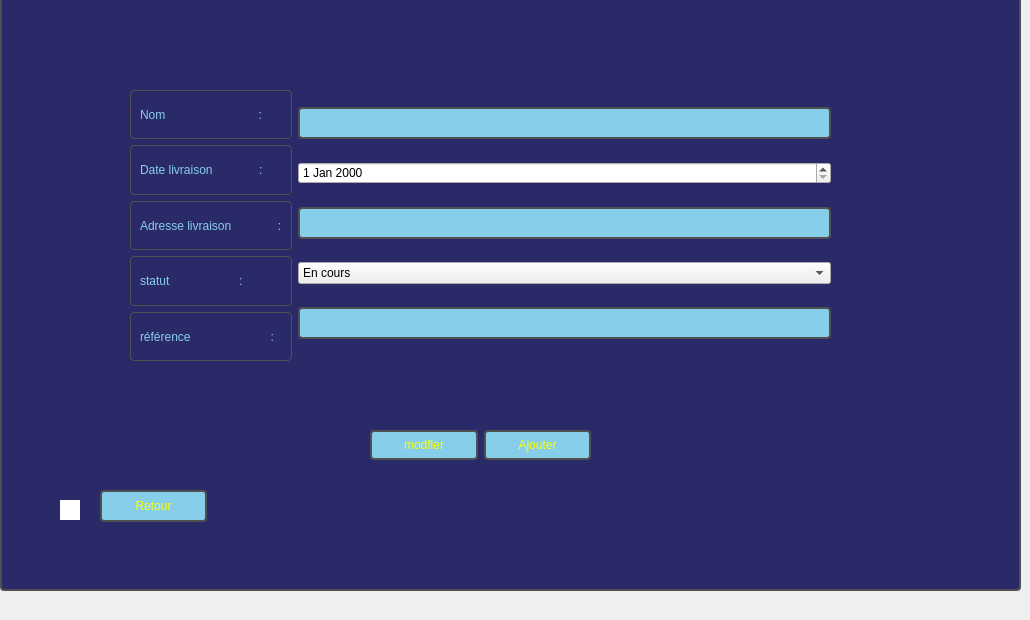
      <widget class="QWidget" name="Ajouter_3">
       <property name="accessibleName">
        <string/>
       </property>
       <attribute name="title">
        <string>Ajouter et modifier</string>
       </attribute>
       <widget class="QGroupBox" name="groupBox_Ajouter_3">
        <property name="geometry">
         <rect>
          <x>0</x>
          <y>-20</y>
          <width>1021</width>
          <height>611</height>
         </rect>
        </property>
        <property name="styleSheet">
         <string notr="true">QGroupBox {
    border: 2px solid rgb(80, 80, 80); /* Dark grey: R: 80, G: 80, B: 80 */
    border-radius: 4px;
    margin-top: 10px; /* Adjust margin as needed */
    background-color: #2a2a69; /* Darker shade of blue for background */
}

/* Title color */
QGroupBox::title {
    subcontrol-origin: margin;
    padding: 0 3px;
    color: #87CEEB; /* Light blue: R: 135, G: 206, B: 235 */
}

/* Hover effect */
QGroupBox:hover {
    border: 2px solid #abdbe3; /* Change border color on hover */
}

/* Disabled state */
QGroupBox:disabled {
    border: 2px solid #a9a9a9; /* Dark grey border for disabled state */
}

/* Disabled title color */
QGroupBox:disabled::title {
    color: #d3d3d3; /* Light grey for disabled title */
}
</string>
        </property>
        <property name="title">
         <string>Ajouter un employé</string>
        </property>
        <widget class="QWidget" name="layoutWidget_9">
         <property name="geometry">
          <rect>
           <x>130</x>
           <y>110</y>
           <width>701</width>
           <height>271</height>
          </rect>
         </property>
         <layout class="QHBoxLayout" name="horizontalLayout_9">
          <item>
           <layout class="QVBoxLayout" name="verticalLayout_5">
            <item>
             <widget class="QLabel" name="label_prenom_9">
              <property name="styleSheet">
               <string notr="true">QLabel {
    color: #87CEEB; /* Light blue: R: 135, G: 206, B: 235 */
    border: 1px solid rgb(80, 80, 80); /* Dark grey: R: 80, G: 80, B: 80 */
    padding: 6px; /* Adjust padding as needed */
    border-radius: 4px;
    background-color: #2a2a69; /* Darker shade of blue for background */
}

/* Hover effect */
QLabel:hover {
    background-color: #1a1a49; /* Dark blue on hover */
}

/* Disabled state */
QLabel:disabled {
    color: #d3d3d3; /* Light grey for disabled state */
    border: 1px solid #a9a9a9; /* Dark grey border for disabled state */
    background-color: transparent; /* Transparent background for disabled state */
}
</string>
              </property>
              <property name="text">
               <string>Nom                            :</string>
              </property>
             </widget>
            </item>
            <item>
             <widget class="QLabel" name="label_prenom_12">
              <property name="styleSheet">
               <string notr="true">QLabel {
    color: #87CEEB; /* Light blue: R: 135, G: 206, B: 235 */
    border: 1px solid rgb(80, 80, 80); /* Dark grey: R: 80, G: 80, B: 80 */
    padding: 6px; /* Adjust padding as needed */
    border-radius: 4px;
    background-color: #2a2a69; /* Darker shade of blue for background */
}

/* Hover effect */
QLabel:hover {
    background-color: #1a1a49; /* Dark blue on hover */
}

/* Disabled state */
QLabel:disabled {
    color: #d3d3d3; /* Light grey for disabled state */
    border: 1px solid #a9a9a9; /* Dark grey border for disabled state */
    background-color: transparent; /* Transparent background for disabled state */
}
</string>
              </property>
              <property name="text">
               <string>Date livraison              :</string>
              </property>
             </widget>
            </item>
            <item>
             <widget class="QLabel" name="label_prenom_10">
              <property name="styleSheet">
               <string notr="true">QLabel {
    color: #87CEEB; /* Light blue: R: 135, G: 206, B: 235 */
    border: 1px solid rgb(80, 80, 80); /* Dark grey: R: 80, G: 80, B: 80 */
    padding: 6px; /* Adjust padding as needed */
    border-radius: 4px;
    background-color: #2a2a69; /* Darker shade of blue for background */
}

/* Hover effect */
QLabel:hover {
    background-color: #1a1a49; /* Dark blue on hover */
}

/* Disabled state */
QLabel:disabled {
    color: #d3d3d3; /* Light grey for disabled state */
    border: 1px solid #a9a9a9; /* Dark grey border for disabled state */
    background-color: transparent; /* Transparent background for disabled state */
}
</string>
              </property>
              <property name="text">
               <string>Adresse livraison              :</string>
              </property>
             </widget>
            </item>
            <item>
             <widget class="QLabel" name="label_prenom_11">
              <property name="styleSheet">
               <string notr="true">QLabel {
    color: #87CEEB; /* Light blue: R: 135, G: 206, B: 235 */
    border: 1px solid rgb(80, 80, 80); /* Dark grey: R: 80, G: 80, B: 80 */
    padding: 6px; /* Adjust padding as needed */
    border-radius: 4px;
    background-color: #2a2a69; /* Darker shade of blue for background */
}

/* Hover effect */
QLabel:hover {
    background-color: #1a1a49; /* Dark blue on hover */
}

/* Disabled state */
QLabel:disabled {
    color: #d3d3d3; /* Light grey for disabled state */
    border: 1px solid #a9a9a9; /* Dark grey border for disabled state */
    background-color: transparent; /* Transparent background for disabled state */
}
</string>
              </property>
              <property name="text">
               <string>statut                     :</string>
              </property>
             </widget>
            </item>
            <item>
             <widget class="QLabel" name="label_addresse_5">
              <property name="styleSheet">
               <string notr="true">QLabel {
    color: #87CEEB; /* Light blue: R: 135, G: 206, B: 235 */
    border: 1px solid rgb(80, 80, 80); /* Dark grey: R: 80, G: 80, B: 80 */
    padding: 6px; /* Adjust padding as needed */
    border-radius: 4px;
    background-color: #2a2a69; /* Darker shade of blue for background */
}

/* Hover effect */
QLabel:hover {
    background-color: #1a1a49; /* Dark blue on hover */
}

/* Disabled state */
QLabel:disabled {
    color: #d3d3d3; /* Light grey for disabled state */
    border: 1px solid #a9a9a9; /* Dark grey border for disabled state */
    background-color: transparent; /* Transparent background for disabled state */
}
</string>
              </property>
              <property name="text">
               <string>référence                        :</string>
              </property>
             </widget>
            </item>
           </layout>
          </item>
          <item>
           <layout class="QVBoxLayout" name="verticalLayout_6">
            <item>
             <widget class="QLineEdit" name="nomcom">
              <property name="styleSheet">
               <string notr="true">QLineEdit {
    background-color: #87CEEB; /* Light blue: R: 135, G: 206, B: 235 */
    border: 2px solid rgb(80, 80, 80); /* Dark grey: R: 80, G: 80, B: 80 */
    color: rgb(255, 255, 0);
    padding: 6px; /* Adjust padding as needed */
    border-radius: 4px;
}

/* Placeholder text color */
QLineEdit::placeholder {
    color: rgba(255, 255, 255, 0.7);
}

/* Border and background color on focus */
QLineEdit:focus {
    border: 2px solid #abdbe3; /* Change color on focus */
    background-color: #2a2a69; /* Change background color on focus */
}
</string>
              </property>
             </widget>
            </item>
            <item>
             <widget class="QDateEdit" name="dateEdit"/>
            </item>
            <item>
             <widget class="QLineEdit" name="adresse_liv">
              <property name="styleSheet">
               <string notr="true">QLineEdit {
    background-color: #87CEEB; /* Light blue: R: 135, G: 206, B: 235 */
    border: 2px solid rgb(80, 80, 80); /* Dark grey: R: 80, G: 80, B: 80 */
    color: rgb(255, 255, 0);
    padding: 6px; /* Adjust padding as needed */
    border-radius: 4px;
}

/* Placeholder text color */
QLineEdit::placeholder {
    color: rgba(255, 255, 255, 0.7);
}

/* Border and background color on focus */
QLineEdit:focus {
    border: 2px solid #abdbe3; /* Change color on focus */
    background-color: #2a2a69; /* Change background color on focus */
}
</string>
              </property>
             </widget>
            </item>
            <item>
             <widget class="QComboBox" name="statut">
              <item>
               <property name="text">
                <string>En cours</string>
               </property>
              </item>
              <item>
               <property name="text">
                <string>Annulee</string>
               </property>
              </item>
              <item>
               <property name="text">
                <string>En attente</string>
               </property>
              </item>
              <item>
               <property name="text">
                <string>Livree</string>
               </property>
              </item>
             </widget>
            </item>
            <item>
             <widget class="QLineEdit" name="reference">
              <property name="styleSheet">
               <string notr="true">QLineEdit {
    background-color: #87CEEB; /* Light blue: R: 135, G: 206, B: 235 */
    border: 2px solid rgb(80, 80, 80); /* Dark grey: R: 80, G: 80, B: 80 */
    color: rgb(255, 255, 0);
    padding: 6px; /* Adjust padding as needed */
    border-radius: 4px;
}

/* Placeholder text color */
QLineEdit::placeholder {
    color: rgba(255, 255, 255, 0.7);
}

/* Border and background color on focus */
QLineEdit:focus {
    border: 2px solid #abdbe3; /* Change color on focus */
    background-color: #2a2a69; /* Change background color on focus */
}
</string>
              </property>
             </widget>
            </item>
           </layout>
          </item>
         </layout>
        </widget>
        <widget class="QWidget" name="layoutWidget_10">
         <property name="geometry">
          <rect>
           <x>370</x>
           <y>440</y>
           <width>221</width>
           <height>51</height>
          </rect>
         </property>
         <layout class="QHBoxLayout" name="horizontalLayout_10">
          <item>
           <widget class="QPushButton" name="modifier_6">
            <property name="styleSheet">
             <string notr="true">QPushButton {
    background-color: #87CEEB; /* Light blue: R: 135, G: 206, B: 235 */
    border: 2px solid rgb(80, 80, 80); /* Dark grey: R: 80, G: 80, B: 80 */
    color: rgb(255, 255, 0);
    padding: 6px 12px; /* Adjust padding as needed */
    border-radius: 4px;
}

/* Hover effect */
QPushButton:hover {
    background-color: #add8e6; /* Lighter shade of blue on hover */
}

/* Pressed effect */
QPushButton:pressed {
    background-color: #5F9EA0; /* Darker shade of blue on press */
}

/* Disabled state */
QPushButton:disabled {
    background-color: #d3d3d3; /* Light grey for disabled state */
    border: 2px solid #a9a9a9; /* Dark grey border for disabled state */
    color: #696969; /* Dark grey text for disabled state */
}
</string>
            </property>
            <property name="text">
             <string>modfier</string>
            </property>
           </widget>
          </item>
          <item>
           <widget class="QPushButton" name="ajouter_3">
            <property name="styleSheet">
             <string notr="true">QPushButton {
    background-color: #87CEEB; /* Light blue: R: 135, G: 206, B: 235 */
    border: 2px solid rgb(80, 80, 80); /* Dark grey: R: 80, G: 80, B: 80 */
    color: rgb(255, 255, 0);
    padding: 6px 12px; /* Adjust padding as needed */
    border-radius: 4px;
}

/* Hover effect */
QPushButton:hover {
    background-color: #add8e6; /* Lighter shade of blue on hover */
}

/* Pressed effect */
QPushButton:pressed {
    background-color: #5F9EA0; /* Darker shade of blue on press */
}

/* Disabled state */
QPushButton:disabled {
    background-color: #d3d3d3; /* Light grey for disabled state */
    border: 2px solid #a9a9a9; /* Dark grey border for disabled state */
    color: #696969; /* Dark grey text for disabled state */
}
</string>
            </property>
            <property name="text">
             <string>Ajouter</string>
            </property>
           </widget>
          </item>
         </layout>
        </widget>
        <widget class="QLineEdit" name="id_comm_mod">
         <property name="geometry">
          <rect>
           <x>60</x>
           <y>520</y>
           <width>20</width>
           <height>20</height>
          </rect>
         </property>
         <property name="styleSheet">
          <string notr="true">width: 0px; height: 0px; border: none;</string>
         </property>
        </widget>
        <widget class="QPushButton" name="btn_retour_roles">
         <property name="geometry">
          <rect>
           <x>100</x>
           <y>510</y>
           <width>107</width>
           <height>32</height>
          </rect>
         </property>
         <property name="styleSheet">
          <string notr="true">QPushButton {
    background-color: #87CEEB; /* Light blue: R: 135, G: 206, B: 235 */
    border: 2px solid rgb(80, 80, 80); /* Dark grey: R: 80, G: 80, B: 80 */
    color: rgb(255, 255, 0);
    padding: 6px 12px; /* Adjust padding as needed */
    border-radius: 4px;
}

/* Hover effect */
QPushButton:hover {
    background-color: #add8e6; /* Lighter shade of blue on hover */
}

/* Pressed effect */
QPushButton:pressed {
    background-color: #5F9EA0; /* Darker shade of blue on press */
}

/* Disabled state */
QPushButton:disabled {
    background-color: #d3d3d3; /* Light grey for disabled state */
    border: 2px solid #a9a9a9; /* Dark grey border for disabled state */
    color: #696969; /* Dark grey text for disabled state */
}
</string>
         </property>
         <property name="text">
          <string>Retour</string>
         </property>
        </widget>
       </widget>
      </widget>
